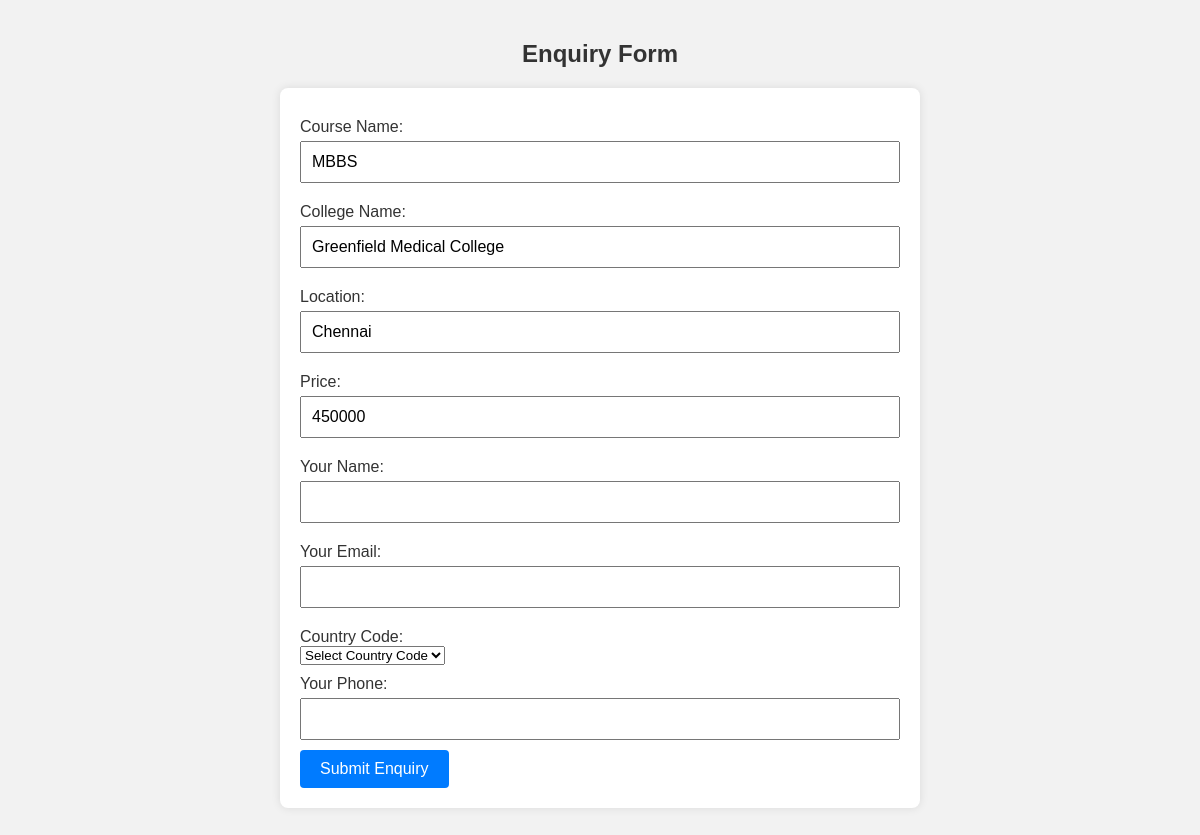
Page /contact/1/1/ on the committed database.
### myapp/models.py (models this page shows, shortened)
class CollegeCourse(models.Model):
    college = models.ForeignKey(College, on_delete=models.CASCADE)
    course = models.ForeignKey(Course, on_delete=models.CASCADE)
    price = models.IntegerField()
    eligibility = models.TextField(default='Eligibilty criteria')
    syllabus = models.TextField(default='Syllabus here')

class Course(models.Model):
    name = models.CharField(max_length=255)
    stream = models.ForeignKey(Stream, on_delete=models.CASCADE)
    course_type = models.ForeignKey(CourseType, on_delete=models.CASCADE)

class College(models.Model):
    name = models.CharField(max_length=255)
    description = models.TextField(blank=True, null=True)
    logo = models.ImageField(upload_to='college_logos/')
    address = models.TextField()
    phone = models.CharField(max_length=15)
    email = models.EmailField(default='example@gmail.com')
    location = models.ForeignKey(Location, on_delete=models.CASCADE)

class Location(models.Model):
    name = models.CharField(max_length=255)
    domain = models.CharField(max_length=255)

### myapp/views.py (the view)
# urls.py: path('contact/<int:college_id>/<int:college_course_details_id>/',views.contact, name='contact'),
def contact(request, college_id, college_course_details_id):
    with open("static/countrycodes.json") as json_file:
            country_codes = json.load(json_file)
    college = get_object_or_404(College, id=college_id)
    college_course_details = get_object_or_404(CollegeCourse, id=college_course_details_id)
    context = {
        'college': college,
        'college_course_details': college_course_details,
        'country_codes': country_codes,
    }
    return render(request, 'contact.html', context)

### templates/contact.html (shortened to what this page needs)
{% load static %}
{% block content %}
<h2>Enquiry Form</h2>
<form method="post" action="{% url 'submit_enquiry' %}">
    <label for="course_name">Course Name:</label>
    <input type="text" id="course_name" name="course_name" value="{{ college_course_details.course.name }}" readonly>
    <label for="college_name">College Name:</label>
    <input type="text" id="college_name" name="college_name" value="{{ college.name }}" readonly>
    <label for="location">Location:</label>
    <input type="text" id="location" name="location" value="{{ college.location.name }}" readonly>
    <label for="price">Price:</label>
    <input type="text" id="price" name="price" value="{{ college_course_details.price }}" readonly>
    <label for="name">Your Name:</label>
    <input type="text" id="name" name="name" required>
    <label for="email">Your Email:</label>
    <input type="email" id="email" name="email" required>
    <label for="country">Country Code:</label>
    <select id="country" name="country">
    <option value="" selected>Select Country Code</option>
    </select>
    <label for="phone">Your Phone:</label>
    <input type="tel" id="phone" name="phone" pattern="[0-9]{10}" title="Please enter a valid 10-digit phone number" required>
    <button type="submit">Submit Enquiry</button>
</form>
{% endblock %}

### templates/contact.html (style rules this page uses)
h2 { text-align: center; color: #333; }
form { max-width: 600px; margin: 0 auto; background-color: #fff; padding: 20px; border-radius: 8px; box-shadow: 0 0 10px rgba(0, 0, 0, 0.1); }
label { display: block; margin-top: 10px; font-size: 1em; color: #333; }
input { width: 100%; padding: 10px; margin-top: 5px; margin-bottom: 10px; box-sizing: border-box; font-size: 1em; }
button { background-color: #007BFF; color: #fff; padding: 10px 20px; border: none; border-radius: 4px; cursor: pointer; font-size: 1em; }

### rows in the picture
CollegeCourse: course_name "MBBS", price "450000"
College: college_name "Greenfield Medical College", location "Chennai"
